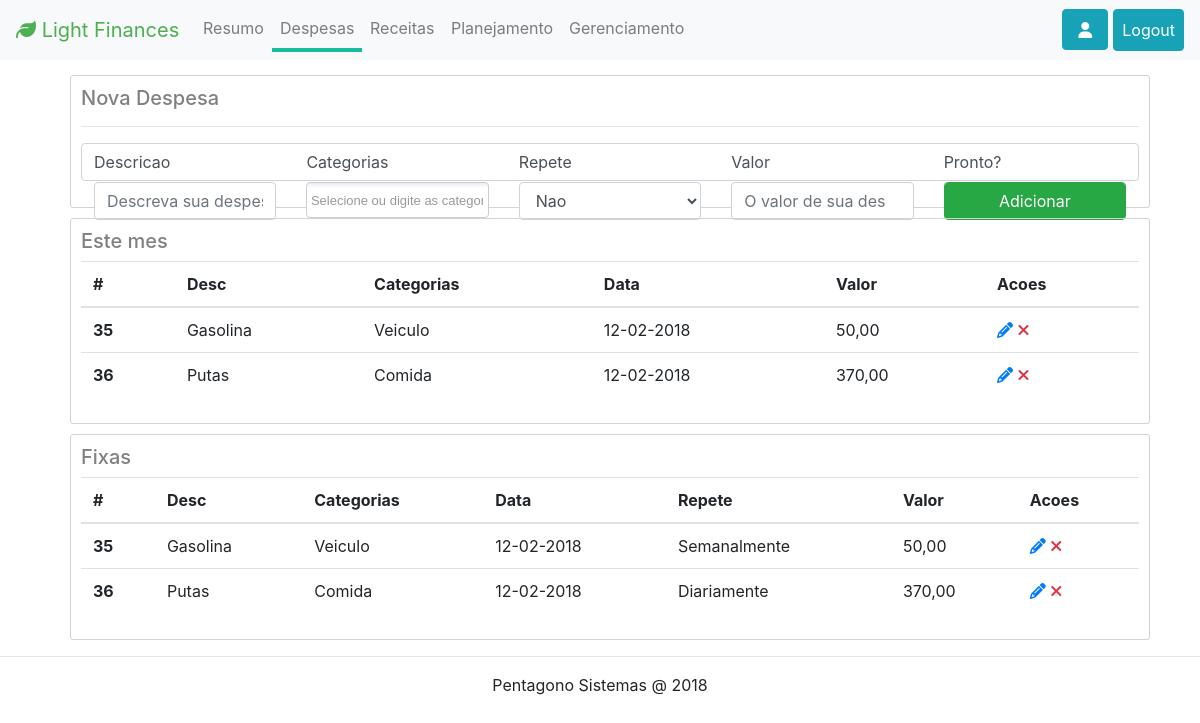
/application.php?page=admin/despesas/index (signed in), run on the app's committed database.
### tables this page shows
CREATE TABLE `site_configs` (
  `id` int(11) NOT NULL,
  `name` varchar(120) NOT NULL,
  `registration` int(11) NOT NULL
);

CREATE TABLE `menus` (
  `id` int(11) NOT NULL,
  `content` varchar(120) NOT NULL,
  `link` varchar(120) NOT NULL,
  `class` varchar(120) DEFAULT NULL,
  `level` varchar(120) DEFAULT NULL
);

CREATE TABLE `despesas` (
  `id` int(11) UNSIGNED NOT NULL,
  `descr` varchar(2400) NOT NULL DEFAULT '',
  `valor` varchar(120) NOT NULL DEFAULT '',
  `rep` varchar(120) DEFAULT NULL,
  `created` varchar(120) DEFAULT NULL,
  `modified` varchar(120) DEFAULT NULL
);

### library/db.php (called while the page is built, shortened)
<?php
class Db {
    public static $username = 'root';
    public static $pass = 'rgc21thm85';
    public static $db = 'lightfinances';
    public static $host = 'localhost';
    public static $conn = null;
    public static function connect()
    {
        self::$conn = new PDO(("mysql:host=" . self::$host . ";dbname=" . self::$db), self::$username, self::$pass);
        if (self::$conn) {
            self::$conn->setAttribute(PDO::ATTR_ERRMODE, PDO::ERRMODE_EXCEPTION);
        }
    }
    public static function query($sql, $bind = array())
    {
        $stmt = self::$conn->prepare($sql);
        try {
            $stmt->execute($bind);
            return $stmt;
        } catch (Exception $e) {
            echo $e->getMessage();
            return false;
        }
    }
    public static function fetchAll($sql, $bind = array())
    {
        $query = self::query($sql, $bind);
        if ($query) {
            $result = array();
            while($row = $query->fetch(PDO::FETCH_OBJ)) {
              $result[] = $row;
            }
            return $result;
        } else {
            return false;
        }
    }
    public static function fetchOne($sql, $bind = array())
	{
		$query = self::query($sql, $bind);
		$r =  $query->fetch();
		if ($r) {
            return $r[0];
        } else {
		    return null;
        }
	}
}
 ?>

### actions/menu/load.php (called while the page is built)
<?php
$menus = Db::fetchAll("SELECT * FROM menus");

### actions/general/loader.php (called while the page is built, shortened)
<?php
require_once 'actions/admin/load.php';
require_once 'actions/categorias/load.php';
require_once 'actions/despesas/load.php';
require_once 'actions/receitas/load.php';
require_once 'actions/icons/load.php';
require_once 'actions/menu/load.php';
require_once 'actions/tabs/load.php';
require_once 'actions/users/load.php';

### actions/despesas/load.php (called while the page is built, shortened)
<?php
$despesas = Db::fetchAll("SELECT d.*, GROUP_CONCAT(c.categoria) cat FROM despesas_categorias dc INNER JOIN despesas d ON d.id = dc.despesa_id INNER JOIN categorias c ON c.id = dc.categoria_id GROUP BY d.id");

### admin/despesas/tables/load.php (the view)
<h5>Este mes</h5>
<table class="table">
    <thead>
      <tr>
        <th scope="col">#</th>
        <th scope="col">Desc</th>
        <th scope="col">Categorias</th>
        <th scope="col">Data</th>
        <th scope="col">Valor</th>
        <th scope="col">Acoes</th>
      </tr>
    </thead>
    <tbody>
        <?php foreach ($despesas as $d): ?>
            <tr>
              <th scope="row"><?php echo $d->id; ?></th>
              <td><?php echo $d->descr; ?></td>
              <td><?php echo $d->cat; ?></td>
              <td><?php echo $d->created; ?></td>
              <td><?php echo $d->valor; ?>,00</td>
              <td>
                  <a
                      class="despesa-edit"
                      href="#"
                      despesa-id="<?php echo $d->id; ?>"
                      descr="<?php echo $d->descr; ?>"
                      valor="<?php echo $d->valor; ?>"
                      rep="<?php echo $d->rep; ?>"
                      created="<?php echo $d->created; ?>"
                      data-toggle="modal"
                      data-target="#editDespesa"
                  ><i class="fa fa-pencil"></i></a>
                  <a href="/application.php?page=actions/deleteDespesa&id=<?php echo $d->id; ?>"><i class="text-danger fa fa-close"></i></a>
              </td>
            </tr>
        <?php endforeach; ?>
  </tbody>
</table>

### admin/menu.php (shortened to what this page needs)
<nav class="navbar navbar-expand-lg navbar-light bg-light" style="margin-bottom: 15px;">
  <a class="navbar-brand" href="/application.php?page=admin/index" style="color: #4CAF50;"><i class="fa fa-leaf" aria-hidden="true"></i> <?php echo (Db::fetchOne("SELECT name FROM site_configs")); ?></a>
  <div class="collapse navbar-collapse" id="menu">
    <ul class="navbar-nav mr-auto">
      <li class="nav-item">
        <a class="nav-link hvr-underline-from-center <?php if($_GET['page'] == 'admin/index') { echo 'menuActive'; } ?>" href="/application.php?page=admin/index">Resumo</span></a>
    </li>
      <?php foreach ($menus as $m) { ?>
          <?php if ($userLevel == $m->level || $userLevel == 'admin') { ?>
              <li class="nav-item">
                <a class="nav-link hvr-underline-from-center <?php if($_GET['page'] == 'admin/' . $m->link) { echo 'menuActive'; } ?>" href="/application.php?page=admin/<?php echo $m->link; ?>"><?php echo $m->content; ?></a>
              </li>
            <?php  } ?>
      <?php } ?>
    </ul>
    <form class="form-inline my-2 my-lg-0">
        <ul class="navbar-nav mr-auto">
            <li class="nav-item">
              <a class="nav-link btn btn-info" style="color:white; margin: 0 5px; padding: 11.5px 15px;" href="/application.php?page=admin/account/index"><i class="fa fa-user"></i></span></a>
          </li>
          <li class="nav-item">
            <a class="nav-link btn btn-info" style="color:white;" href="/application.php?page=actions/users/logout">Logout</span></a>
          </li>
      </ul>
    </form>
  </div>
</nav>

### admin/despesas/tables/fixas.php
<h5>Fixas</h5>
<table class="table">
    <thead>
      <tr>
        <th scope="col">#</th>
        <th scope="col">Desc</th>
        <th scope="col">Categorias</th>
        <th scope="col">Data</th>
        <th scope="col">Repete</th>
        <th scope="col">Valor</th>
        <th scope="col">Acoes</th>
      </tr>
    </thead>
    <tbody>
        <?php foreach ($despesas as $d): ?>
            <?php if ($d->rep != '' && $d->rep != 'Nao') { ?>
                <tr>
                  <th scope="row"><?php echo $d->id; ?></th>
                  <td><?php echo $d->descr; ?></td>
                  <td><?php echo $d->cat; ?></td>
                  <td><?php echo $d->created; ?></td>
                  <td><?php echo $d->rep; ?></td>
                  <td><?php echo $d->valor; ?>,00</td>
                  <td>
                      <a
                          class="despesaF-edit"
                          href="#"
                          despesaF-id="<?php echo $d->id; ?>"
                          descrF="<?php echo $d->descr; ?>"
                          valorF="<?php echo $d->valor; ?>"
                          repF="<?php echo $d->rep; ?>"
                          createdF="<?php echo $d->created; ?>"
                          data-toggle="modal"
                          data-target="#editDespesaFixa"
                      ><i class="fa fa-pencil"></i></a>
                      <a href="/application.php?page=actions/deleteDespesa&id=<?php echo $d->id; ?>"><i class="text-danger fa fa-close"></i></a>
                  </td>
                </tr>
            <?php } ?>
        <?php endforeach; ?>
  </tbody>
</table>

### includes/css/main.css (style rules this page uses)
.menuActive { border-bottom: 4px solid #18BC9C; }
.hvr-underline-from-center { display: inline-block; vertical-align: middle; -webkit-transform: perspective(1px) translateZ(0); transform: perspective(1px) translateZ(0); box-shadow: 0 0 1px transparent; position: relative; overflow: hidden; }
.hvr-underline-from-center:before { content: ""; position: absolute; z-index: -1; left: 50%; right: 50%; bottom: 0; background: #18BC9C; height: 4px; -webkit-transition-property: left, right; transition-property: left, right; -webkit-transition-duration: 0.3s; transition-duration: 0.3s; -webkit-transition-timing-function: ease-out; transition-timing-function: ease-out; }

### data on the page
site_configs: name "Light Finances"
menus: content "Despesas"
menus: content "Receitas"
menus: content "Planejamento"
menus: content "Gerenciamento"
despesas: id "35", descr "Gasolina", cat "Veiculo", created "12-02-2018", valor "50", rep "Semanalmente"
despesas: id "36", descr "Putas", cat "Comida", created "12-02-2018", valor "370", rep "Diariamente"
